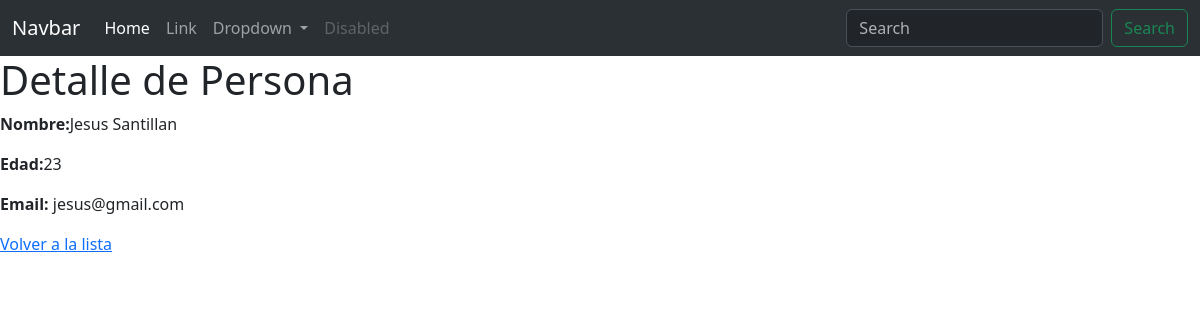
/persona/detalle/2/, run on the app's committed database.
### persona/models.py (models this page shows, shortened)
class Persona(models.Model):
    nombre = models.CharField(verbose_name= "Nombre Completo", max_length=50)
    edad = models.IntegerField(verbose_name= "Edad")
    email = models.EmailField(verbose_name="Correo Electronico", max_length=254)
    class Meta:
        verbose_name = ("Persona")
        verbose_name_plural = ("Personas")
    '''def get_absolute_url(self):
        return reverse("Persona_detail", kwargs={"pk": self.pk})'''

### persona/views.py (the view)
class PersonaDetailView(DetailView):
    model = Persona
    template_name = "persona/detalle.html"
    context_object_name = "persona"

### templates/persona/detalle.html
{% extends 'base.html' %}
{% block content %}
    <h1>Detalle de Persona</h1>
    <p><strong>Nombre:</strong>{{ persona.nombre }}</p>
    <p><strong>Edad:</strong>{{ persona.edad }}</p>
    <p><strong>Email:</strong> {{ persona.email }}</p>
    <a href="{% url 'persona:lista' %}">Volver a la lista</a>
{% endblock content %}

### data on the page
Persona: nombre "Jesus Santillan", edad "23", email "jesus@gmail.com"
